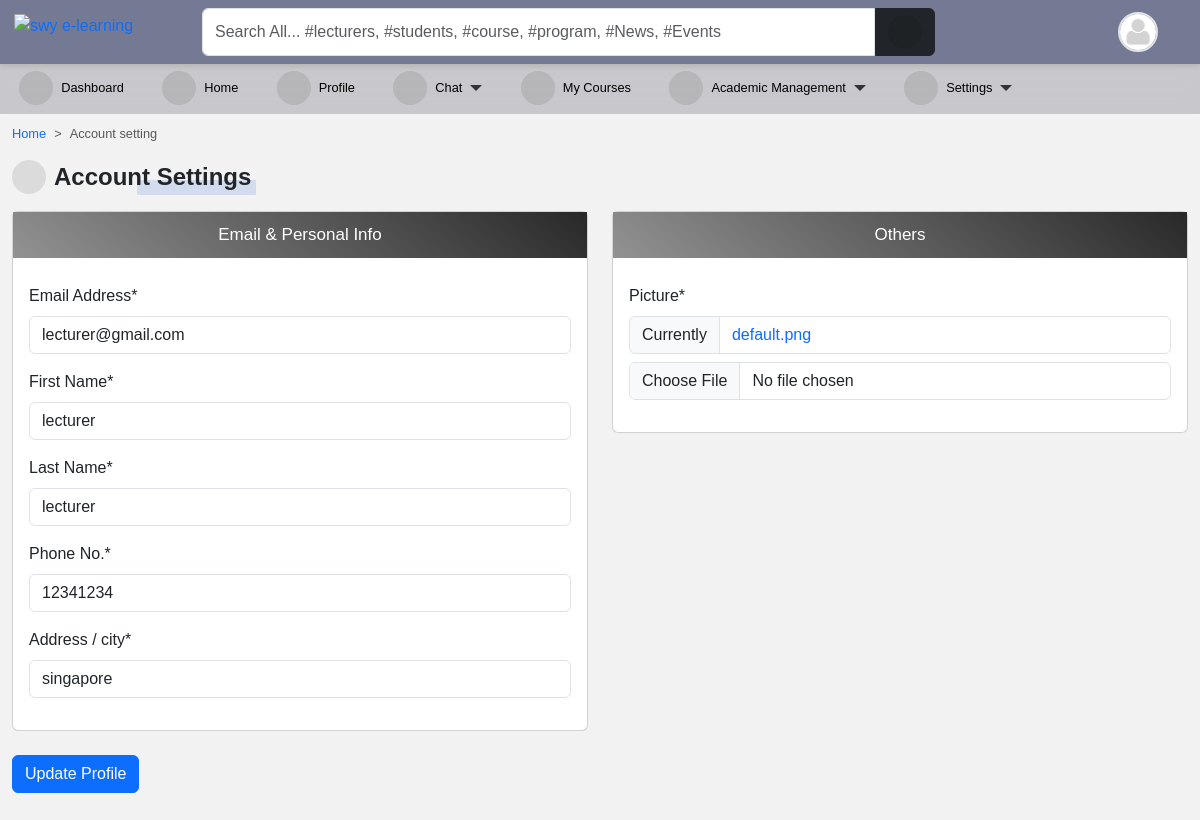
Screenshot of /accounts/setting/ (signed in) with the database file from the repository.
### accounts/models.py (models this page shows, shortened)
class User(AbstractUser):
    is_student = models.BooleanField(default=False)
    is_lecturer = models.BooleanField(default=False)
    gender = models.CharField(max_length=1, choices=GENDERS, blank=True, null=True)
    phone = models.CharField(max_length=60, blank=True, null=True)
    address = models.CharField(max_length=60, blank=True, null=True)
    picture = models.ImageField(
        upload_to="profile_pictures/%y/%m/%d/", default="default.png", null=True
    )
    email = models.EmailField(blank=True, null=True)
    username_validator = ASCIIUsernameValidator()
    objects = CustomUserManager()
    class Meta:
        ordering = ("-date_joined",)
    @property
    def get_user_role(self):
        if self.is_superuser:
            role = "Admin"
        elif self.is_student:
            role = "Student"
        elif self.is_lecturer:
            role = "Lecturer"
        return role

### accounts/views.py (the view)
# urls.py: path("setting/", profile_update, name="edit_profile"),
@login_required(login_url='login')
def profile_update(request):
    if request.method == "POST":
        form = ProfileUpdateForm(request.POST, request.FILES, instance=request.user)
        if form.is_valid():
            form.save()
            messages.success(request, "Your profile has been updated successfully.")
            return redirect("profile")
        else:
            messages.error(request, "Please correct the error(s) below.")
    else:
        form = ProfileUpdateForm(instance=request.user)
    return render(
        request,
        "setting/profile_info_change.html",
        {
            "title": "Setting",
            "form": form,
        },
    )

### templates/setting/profile_info_change.html (shortened to what this page needs)
{% extends 'base.html' %}
{% load crispy_forms_tags %}
{% load static %}
{% block content %}
<nav style="--bs-breadcrumb-divider: '>';" aria-label="breadcrumb">
    <ol class="breadcrumb">
        <li class="breadcrumb-item"><a href="/">Home</a></li>
        <li class="breadcrumb-item active" aria-current="page">Account setting</li>
    </ol>
</nav>
<p class="title-1"><i class="fas fa-user-edit"></i>Account Settings</p>
<form action="" method="POST" enctype="multipart/form-data">{% csrf_token %}
    <div class="row mb-4">
        <div class="col-md-6">
            <div class="card">
                <div class="form-title">Email &amp; Personal Info</div>
                <div class="card-body">
                    {{ form.email|as_crispy_field }}
                    {{ form.first_name|as_crispy_field }}
                    {{ form.last_name|as_crispy_field }}
                    {{ form.phone|as_crispy_field }}
                    {{ form.address|as_crispy_field }}
                </div>
            </div>
        </div>
        <div class="col-md-6">
            <div class="card">
                <p class="form-title">Others</p>
                <div class="card-body">
                    {{ form.picture|as_crispy_field }}
                </div>
            </div>
        </div>
    </div>
    <button class="btn btn-primary" type="submit">Update Profile</button>
</form>
{% endblock content %}

### templates/navbar.html (shortened to what this page needs)
{% load static %}
<div id="top-navbar" class="py-2 top-navbar">
	<div class="container">
		<a href="/" class="head-logo">
			<img src="{% static 'img/swy e-learning.jpg' %}" width="40px" alt="swy e-learning">
		</a>
		<div class="nav-wrapper">
			<form class="form-header" action="{% url 'query' %}" method="GET">
				<input id="primary-search" class="form-control rounded-end-0" type="text" name="q" value="{{ request.GET.q }}"
					placeholder="Search All... #lecturers, #students, #course, #program, #News, #Events" required />
				<button class="btn btn-dark rounded-start-0" type="submit">
					<i class="fas fa-search"></i>
				</button>
			</form>
			<div class="dropdown index">
				<div class="avatar border border-2" type="button" data-bs-toggle="dropdown" aria-expanded="false">
					<img src="{{ request.user.picture.url }}">
				</div>
			</div>
		</div>
	</div>
</div>

### static/scss/style1.css (style rules this page uses)
*, body { font-family: "Rubik", sans-serif; }
body { background-color: #f3f2f2; }
#top-navbar { position: fixed; top: 0; right: 0; -webkit-margin-start: -10px; z-index: 90; padding: 0; background: #747a94; box-shadow: 0px 2px 5px 0px rgba(0, 0, 0, 0.1); transition: 0.3s; margin: 0; }
#top-navbar .container { display: flex; background-color: transparent; position: relative; }
#top-navbar .nav-wrapper { display: flex; flex-wrap: wrap; justify-content: space-between; align-items: center; width: 100%; margin-left: 10rem; background-color: transparent; }
#top-navbar .nav-wrapper .form-header { display: flex; flex: 0.8; }
#top-navbar .nav-wrapper .form-header button { flex: 0.1; }
#top-navbar { left: 0; }
.avatar { width: 40px; height: 40px; border-radius: 50%; overflow: hidden; }
.avatar img { width: 100%; height: 100%; -o-object-fit: cover; object-fit: cover; }
a { color: var(--bs-primary); text-decoration: none; }
.title-1 { position: relative; display: inline-flex; align-items: center; font-family: inherit; text-transform: capitalize; font-weight: 700; font-size: 24px; border-radius: 0.2em; }
.title-1::before { content: ""; position: absolute; bottom: 0; right: -5px; width: 50%; height: 15px; z-index: -1; border-radius: 1px; background-color: rgba(83, 126, 226, 0.2); animation: lineAnim 1s ease-in forwards; }
.title-1 i { margin-right: 8px; }
.form-title { display: flex; align-items: center; justify-content: center; font-weight: 400; font-size: 17px; padding: 10px; background: linear-gradient(40deg, #929292, #282828); color: #ffffff; text-align: center; margin-bottom: 10px; }
.fas, .fa { font-size: 16px; display: inline-flex; align-items: center; justify-content: center; width: 34px; height: 34px; background-color: rgba(0, 0, 0, 0.093); border-radius: 50%; }

### templates/aside.html (style rules this page uses)
li { font-size: .8rem; }

### templates/navbar.html (style rules this page uses)
.head-logo { position: absolute; left: -1rem; top: 0.3rem; }

### rows the page displays
User: user.picture (placeholder picture), email "lecturer@gmail.com", first_name "lecturer", last_name "lecturer", phone "12341234", address "singapore"
